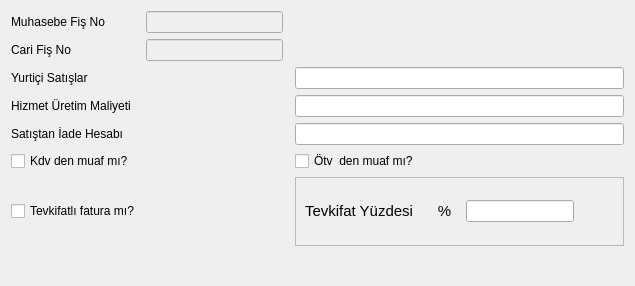
<?xml version="1.0" encoding="UTF-8"?>
<ui version="4.0">
 <class>FAT_FATURA_DETAYLARI_BATCH</class>
 <widget class="QDialog" name="FAT_FATURA_DETAYLARI_BATCH">
  <property name="geometry">
   <rect>
    <x>0</x>
    <y>0</y>
    <width>635</width>
    <height>286</height>
   </rect>
  </property>
  <property name="sizePolicy">
   <sizepolicy hsizetype="Expanding" vsizetype="Expanding">
    <horstretch>0</horstretch>
    <verstretch>0</verstretch>
   </sizepolicy>
  </property>
  <property name="windowTitle">
   <string>Dialog</string>
  </property>
  <layout class="QGridLayout" name="gridLayout_2" rowstretch="50,5" columnstretch="50,5">
   <property name="sizeConstraint">
    <enum>QLayout::SetDefaultConstraint</enum>
   </property>
   <item row="0" column="0" colspan="2">
    <layout class="QGridLayout" name="gridLayout" rowstretch="1,0,0,0,0,0,0,0" columnstretch="1,0,0,0">
     <item row="2" column="0">
      <widget class="QLabel" name="label_yurtici_satislar">
       <property name="sizePolicy">
        <sizepolicy hsizetype="Fixed" vsizetype="Fixed">
         <horstretch>0</horstretch>
         <verstretch>0</verstretch>
        </sizepolicy>
       </property>
       <property name="text">
        <string>Yurtiçi Satışlar</string>
       </property>
      </widget>
     </item>
     <item row="2" column="1" colspan="2">
      <widget class="QSearchEdit" name="searchEdit_sube_yurtici_satis_hsp_id">
       <property name="sizePolicy">
        <sizepolicy hsizetype="Expanding" vsizetype="Fixed">
         <horstretch>0</horstretch>
         <verstretch>0</verstretch>
        </sizepolicy>
       </property>
       <property name="whatsThis">
        <string>Arama widget. </string>
       </property>
       <property name="QSearchEdit" stdset="0">
        <rect>
         <x>0</x>
         <y>0</y>
         <width>100</width>
         <height>100</height>
        </rect>
       </property>
      </widget>
     </item>
     <item row="2" column="3">
      <widget class="QLineEdit" name="lineEdit_sube_yurtici_satis_hsp_id">
       <property name="focusPolicy">
        <enum>Qt::NoFocus</enum>
       </property>
       <property name="readOnly">
        <bool>true</bool>
       </property>
      </widget>
     </item>
     <item row="3" column="1" colspan="2">
      <widget class="QSearchEdit" name="searchEdit_sube_hizmet_urt_maliyet_hsp_id">
       <property name="sizePolicy">
        <sizepolicy hsizetype="Expanding" vsizetype="Fixed">
         <horstretch>0</horstretch>
         <verstretch>0</verstretch>
        </sizepolicy>
       </property>
       <property name="whatsThis">
        <string>Arama widget. </string>
       </property>
       <property name="QSearchEdit" stdset="0">
        <rect>
         <x>0</x>
         <y>0</y>
         <width>100</width>
         <height>100</height>
        </rect>
       </property>
      </widget>
     </item>
     <item row="3" column="3">
      <widget class="QLineEdit" name="lineEdit_sube_hizmet_urt_maliyet_hsp_id">
       <property name="focusPolicy">
        <enum>Qt::NoFocus</enum>
       </property>
       <property name="readOnly">
        <bool>true</bool>
       </property>
      </widget>
     </item>
     <item row="3" column="0">
      <widget class="QLabel" name="label_hizmet_uretim_maliyeti">
       <property name="sizePolicy">
        <sizepolicy hsizetype="Fixed" vsizetype="Fixed">
         <horstretch>0</horstretch>
         <verstretch>0</verstretch>
        </sizepolicy>
       </property>
       <property name="text">
        <string>Hizmet Üretim Maliyeti</string>
       </property>
      </widget>
     </item>
     <item row="1" column="0">
      <widget class="QLabel" name="label_cari_fis_no">
       <property name="sizePolicy">
        <sizepolicy hsizetype="Fixed" vsizetype="Fixed">
         <horstretch>0</horstretch>
         <verstretch>0</verstretch>
        </sizepolicy>
       </property>
       <property name="text">
        <string>Cari Fiş No</string>
       </property>
      </widget>
     </item>
     <item row="0" column="0">
      <widget class="QLabel" name="label_muh_fis_no">
       <property name="sizePolicy">
        <sizepolicy hsizetype="Fixed" vsizetype="Fixed">
         <horstretch>0</horstretch>
         <verstretch>0</verstretch>
        </sizepolicy>
       </property>
       <property name="text">
        <string>Muhasebe Fiş No</string>
       </property>
      </widget>
     </item>
     <item row="0" column="1">
      <widget class="QCommaEdit" name="commaEdit_muh_fis_no">
       <property name="enabled">
        <bool>false</bool>
       </property>
       <property name="focusPolicy">
        <enum>Qt::NoFocus</enum>
       </property>
       <property name="whatsThis">
        <string>Sayilari formatina(Or:1,000,234.50) donusturur. </string>
       </property>
       <property name="QCommaEdit" stdset="0">
        <rect>
         <x>0</x>
         <y>0</y>
         <width>100</width>
         <height>100</height>
        </rect>
       </property>
      </widget>
     </item>
     <item row="1" column="1">
      <widget class="QCommaEdit" name="commaEdit_cari_fis_no">
       <property name="enabled">
        <bool>false</bool>
       </property>
       <property name="focusPolicy">
        <enum>Qt::NoFocus</enum>
       </property>
       <property name="whatsThis">
        <string>Sayilari formatina(Or:1,000,234.50) donusturur. </string>
       </property>
       <property name="QCommaEdit" stdset="0">
        <rect>
         <x>0</x>
         <y>0</y>
         <width>100</width>
         <height>100</height>
        </rect>
       </property>
      </widget>
     </item>
     <item row="5" column="3">
      <widget class="QCheckBox" name="checkBox_otv_muaf_mi">
       <property name="sizePolicy">
        <sizepolicy hsizetype="Fixed" vsizetype="Fixed">
         <horstretch>0</horstretch>
         <verstretch>0</verstretch>
        </sizepolicy>
       </property>
       <property name="text">
        <string>Ötv  den muaf mı?</string>
       </property>
      </widget>
     </item>
     <item row="6" column="3" rowspan="2">
      <widget class="QFrame" name="frame_tevkifat">
       <property name="sizePolicy">
        <sizepolicy hsizetype="Expanding" vsizetype="Expanding">
         <horstretch>0</horstretch>
         <verstretch>0</verstretch>
        </sizepolicy>
       </property>
       <property name="frameShape">
        <enum>QFrame::StyledPanel</enum>
       </property>
       <property name="frameShadow">
        <enum>QFrame::Raised</enum>
       </property>
       <layout class="QGridLayout" name="gridLayout_3">
        <item row="0" column="1">
         <widget class="QCommaEdit" name="commaEdit_tevkifat_yuzdesi">
          <property name="whatsThis">
           <string>Sayilari formatina(Or:1,000,234.50) donusturur. </string>
          </property>
          <property name="QCommaEdit" stdset="0">
           <rect>
            <x>0</x>
            <y>0</y>
            <width>100</width>
            <height>100</height>
           </rect>
          </property>
         </widget>
        </item>
        <item row="0" column="0">
         <widget class="QLabel" name="label_tevkifat_yuzdesi">
          <property name="sizePolicy">
           <sizepolicy hsizetype="Fixed" vsizetype="Fixed">
            <horstretch>0</horstretch>
            <verstretch>0</verstretch>
           </sizepolicy>
          </property>
          <property name="font">
           <font>
            <pointsize>11</pointsize>
           </font>
          </property>
          <property name="text">
           <string>Tevkifat Yüzdesi      %  </string>
          </property>
         </widget>
        </item>
        <item row="0" column="2">
         <spacer name="horizontalSpacer_2">
          <property name="orientation">
           <enum>Qt::Horizontal</enum>
          </property>
          <property name="sizeHint" stdset="0">
           <size>
            <width>40</width>
            <height>20</height>
           </size>
          </property>
         </spacer>
        </item>
       </layout>
      </widget>
     </item>
     <item row="6" column="0" rowspan="2">
      <widget class="QCheckBox" name="checkBox_tevkifatli_fatura_mi">
       <property name="sizePolicy">
        <sizepolicy hsizetype="Fixed" vsizetype="Fixed">
         <horstretch>0</horstretch>
         <verstretch>0</verstretch>
        </sizepolicy>
       </property>
       <property name="text">
        <string>Tevkifatlı fatura mı?</string>
       </property>
      </widget>
     </item>
     <item row="5" column="0">
      <widget class="QCheckBox" name="checkBox_kdv_muaf_mi">
       <property name="sizePolicy">
        <sizepolicy hsizetype="Fixed" vsizetype="Fixed">
         <horstretch>0</horstretch>
         <verstretch>0</verstretch>
        </sizepolicy>
       </property>
       <property name="text">
        <string>Kdv den muaf mı?</string>
       </property>
      </widget>
     </item>
     <item row="5" column="1">
      <spacer name="horizontalSpacer_3">
       <property name="orientation">
        <enum>Qt::Horizontal</enum>
       </property>
       <property name="sizeHint" stdset="0">
        <size>
         <width>40</width>
         <height>20</height>
        </size>
       </property>
      </spacer>
     </item>
     <item row="6" column="1">
      <spacer name="horizontalSpacer_4">
       <property name="orientation">
        <enum>Qt::Horizontal</enum>
       </property>
       <property name="sizeHint" stdset="0">
        <size>
         <width>40</width>
         <height>20</height>
        </size>
       </property>
      </spacer>
     </item>
     <item row="4" column="0">
      <widget class="QLabel" name="label">
       <property name="text">
        <string>Satıştan İade Hesabı </string>
       </property>
      </widget>
     </item>
     <item row="4" column="3">
      <widget class="QLineEdit" name="lineEdit_satistan_iade_hesap_id">
       <property name="focusPolicy">
        <enum>Qt::NoFocus</enum>
       </property>
       <property name="readOnly">
        <bool>true</bool>
       </property>
      </widget>
     </item>
     <item row="4" column="1" colspan="2">
      <widget class="QSearchEdit" name="searchEdit_satistan_iade_hesap_id">
       <property name="whatsThis">
        <string>Arama widget. </string>
       </property>
       <property name="QSearchEdit" stdset="0">
        <rect>
         <x>0</x>
         <y>0</y>
         <width>100</width>
         <height>100</height>
        </rect>
       </property>
      </widget>
     </item>
    </layout>
   </item>
   <item row="1" column="0">
    <spacer name="horizontalSpacer">
     <property name="orientation">
      <enum>Qt::Horizontal</enum>
     </property>
     <property name="sizeHint" stdset="0">
      <size>
       <width>677</width>
       <height>20</height>
      </size>
     </property>
    </spacer>
   </item>
   <item row="1" column="1">
    <widget class="QWidget" name="widget_batch_buttons" native="true">
     <property name="sizePolicy">
      <sizepolicy hsizetype="Expanding" vsizetype="Expanding">
       <horstretch>0</horstretch>
       <verstretch>0</verstretch>
      </sizepolicy>
     </property>
    </widget>
   </item>
  </layout>
 </widget>
 <customwidgets>
  <customwidget>
   <class>QCommaEdit</class>
   <extends>QLineEdit</extends>
   <header>QCommaEdit.h</header>
  </customwidget>
  <customwidget>
   <class>QSearchEdit</class>
   <extends>QWidget</extends>
   <header>QSearchEdit.h</header>
  </customwidget>
 </customwidgets>
 <tabstops>
  <tabstop>searchEdit_sube_yurtici_satis_hsp_id</tabstop>
  <tabstop>searchEdit_sube_hizmet_urt_maliyet_hsp_id</tabstop>
  <tabstop>searchEdit_satistan_iade_hesap_id</tabstop>
  <tabstop>checkBox_kdv_muaf_mi</tabstop>
  <tabstop>checkBox_otv_muaf_mi</tabstop>
  <tabstop>checkBox_tevkifatli_fatura_mi</tabstop>
  <tabstop>commaEdit_tevkifat_yuzdesi</tabstop>
 </tabstops>
 <resources/>
 <connections/>
</ui>
